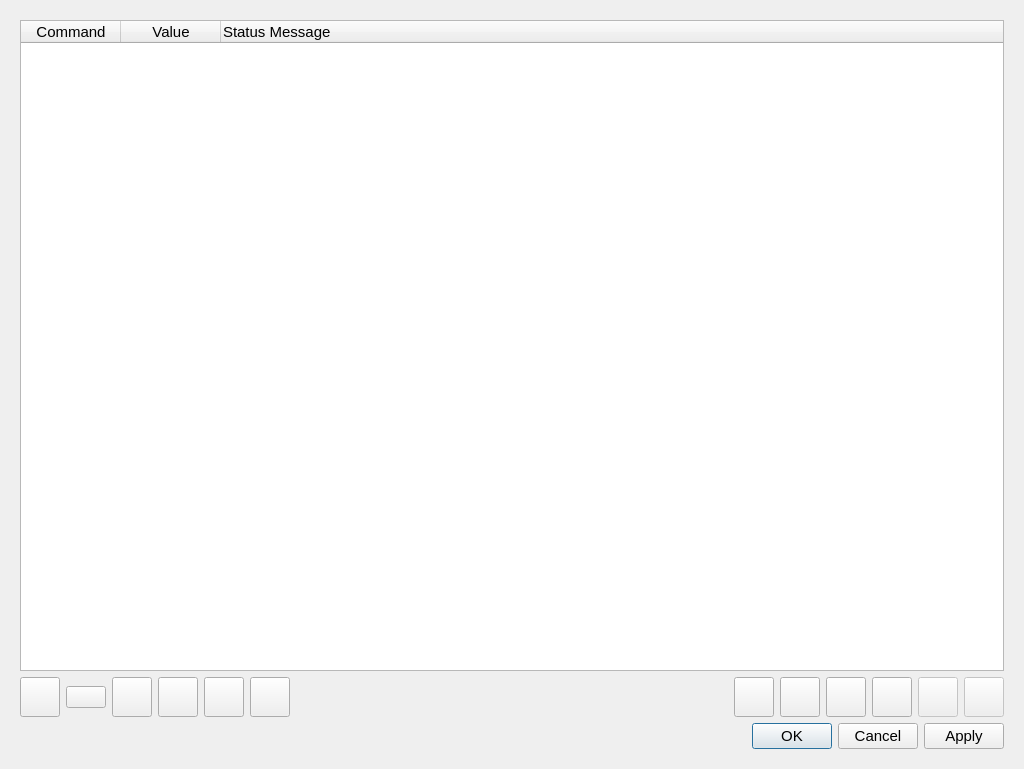
<?xml version="1.0" encoding="UTF-8"?>
<ui version="4.0">
 <author>Mauro Bellone</author>
 <class>Labonatip_protocol_editor</class>
 <widget class="QDialog" name="Labonatip_protocol_editor">
  <property name="windowModality">
   <enum>Qt::ApplicationModal</enum>
  </property>
  <property name="geometry">
   <rect>
    <x>0</x>
    <y>0</y>
    <width>1024</width>
    <height>769</height>
   </rect>
  </property>
  <property name="sizePolicy">
   <sizepolicy hsizetype="Expanding" vsizetype="Expanding">
    <horstretch>0</horstretch>
    <verstretch>0</verstretch>
   </sizepolicy>
  </property>
  <property name="minimumSize">
   <size>
    <width>100</width>
    <height>100</height>
   </size>
  </property>
  <property name="windowTitle">
   <string>Protocol editor</string>
  </property>
  <property name="modal">
   <bool>true</bool>
  </property>
  <layout class="QGridLayout" name="gridLayout_3">
   <item row="0" column="0">
    <widget class="QScrollArea" name="scrollArea">
     <property name="sizePolicy">
      <sizepolicy hsizetype="Expanding" vsizetype="Expanding">
       <horstretch>0</horstretch>
       <verstretch>0</verstretch>
      </sizepolicy>
     </property>
     <property name="minimumSize">
      <size>
       <width>200</width>
       <height>200</height>
      </size>
     </property>
     <property name="frameShape">
      <enum>QFrame::NoFrame</enum>
     </property>
     <property name="verticalScrollBarPolicy">
      <enum>Qt::ScrollBarAsNeeded</enum>
     </property>
     <property name="horizontalScrollBarPolicy">
      <enum>Qt::ScrollBarAsNeeded</enum>
     </property>
     <property name="widgetResizable">
      <bool>true</bool>
     </property>
     <widget class="QWidget" name="scrollAreaWidgetContents">
      <property name="geometry">
       <rect>
        <x>0</x>
        <y>0</y>
        <width>1006</width>
        <height>751</height>
       </rect>
      </property>
      <property name="sizePolicy">
       <sizepolicy hsizetype="Expanding" vsizetype="Expanding">
        <horstretch>0</horstretch>
        <verstretch>0</verstretch>
       </sizepolicy>
      </property>
      <property name="minimumSize">
       <size>
        <width>200</width>
        <height>200</height>
       </size>
      </property>
      <layout class="QGridLayout" name="gridLayout">
       <item row="1" column="10">
        <widget class="QPushButton" name="pushButton_moveDown">
         <property name="minimumSize">
          <size>
           <width>40</width>
           <height>40</height>
          </size>
         </property>
         <property name="maximumSize">
          <size>
           <width>40</width>
           <height>40</height>
          </size>
         </property>
         <property name="font">
          <font>
           <pointsize>12</pointsize>
           <weight>75</weight>
           <bold>true</bold>
          </font>
         </property>
         <property name="toolTip">
          <string>Move down</string>
         </property>
         <property name="statusTip">
          <string>Move down</string>
         </property>
         <property name="whatsThis">
          <string>Move down</string>
         </property>
         <property name="text">
          <string/>
         </property>
         <property name="icon">
          <iconset>
           <normaloff>icons/downArrow.png</normaloff>icons/downArrow.png</iconset>
         </property>
         <property name="iconSize">
          <size>
           <width>20</width>
           <height>20</height>
          </size>
         </property>
        </widget>
       </item>
       <item row="0" column="0" colspan="15">
        <widget class="QTreeWidget" name="treeWidget_macroTable">
         <property name="font">
          <font>
           <pointsize>11</pointsize>
          </font>
         </property>
         <property name="accessibleDescription">
          <string notr="true"/>
         </property>
         <property name="frameShadow">
          <enum>QFrame::Sunken</enum>
         </property>
         <property name="midLineWidth">
          <number>0</number>
         </property>
         <property name="autoScroll">
          <bool>true</bool>
         </property>
         <property name="editTriggers">
          <set>QAbstractItemView::CurrentChanged|QAbstractItemView::DoubleClicked|QAbstractItemView::EditKeyPressed|QAbstractItemView::SelectedClicked</set>
         </property>
         <property name="dragEnabled">
          <bool>false</bool>
         </property>
         <property name="dragDropMode">
          <enum>QAbstractItemView::NoDragDrop</enum>
         </property>
         <property name="defaultDropAction">
          <enum>Qt::MoveAction</enum>
         </property>
         <property name="alternatingRowColors">
          <bool>true</bool>
         </property>
         <property name="selectionMode">
          <enum>QAbstractItemView::SingleSelection</enum>
         </property>
         <property name="selectionBehavior">
          <enum>QAbstractItemView::SelectRows</enum>
         </property>
         <property name="textElideMode">
          <enum>Qt::ElideNone</enum>
         </property>
         <property name="animated">
          <bool>true</bool>
         </property>
         <property name="wordWrap">
          <bool>true</bool>
         </property>
         <property name="headerHidden">
          <bool>false</bool>
         </property>
         <property name="columnCount">
          <number>3</number>
         </property>
         <column>
          <property name="text">
           <string>Command</string>
          </property>
          <property name="textAlignment">
           <set>AlignCenter</set>
          </property>
         </column>
         <column>
          <property name="text">
           <string>Value</string>
          </property>
          <property name="textAlignment">
           <set>AlignCenter</set>
          </property>
         </column>
         <column>
          <property name="text">
           <string>Status Message</string>
          </property>
          <property name="toolTip">
           <string>The status message will be visualized in the status bar</string>
          </property>
          <property name="statusTip">
           <string>The status message will be visualized in the status bar</string>
          </property>
          <property name="whatsThis">
           <string>The status message will be visualized in the status bar</string>
          </property>
         </column>
        </widget>
       </item>
       <item row="1" column="14">
        <widget class="QPushButton" name="pushButton_becomeChild">
         <property name="enabled">
          <bool>false</bool>
         </property>
         <property name="maximumSize">
          <size>
           <width>40</width>
           <height>40</height>
          </size>
         </property>
         <property name="font">
          <font>
           <pointsize>12</pointsize>
           <weight>75</weight>
           <bold>true</bold>
          </font>
         </property>
         <property name="toolTip">
          <string>Level down</string>
         </property>
         <property name="statusTip">
          <string>Level down</string>
         </property>
         <property name="whatsThis">
          <string>Level down</string>
         </property>
         <property name="text">
          <string/>
         </property>
         <property name="icon">
          <iconset>
           <normaloff>icons/indent.png</normaloff>icons/indent.png</iconset>
         </property>
         <property name="iconSize">
          <size>
           <width>20</width>
           <height>20</height>
          </size>
         </property>
        </widget>
       </item>
       <item row="1" column="5">
        <widget class="QPushButton" name="pushButton_macroWizard">
         <property name="minimumSize">
          <size>
           <width>40</width>
           <height>40</height>
          </size>
         </property>
         <property name="maximumSize">
          <size>
           <width>40</width>
           <height>40</height>
          </size>
         </property>
         <property name="toolTip">
          <string>Start new macro using wizard</string>
         </property>
         <property name="text">
          <string/>
         </property>
         <property name="icon">
          <iconset>
           <normaloff>icons/wand.png</normaloff>icons/wand.png</iconset>
         </property>
         <property name="iconSize">
          <size>
           <width>30</width>
           <height>30</height>
          </size>
         </property>
        </widget>
       </item>
       <item row="1" column="13">
        <widget class="QPushButton" name="pushButton_becomeParent">
         <property name="enabled">
          <bool>false</bool>
         </property>
         <property name="maximumSize">
          <size>
           <width>40</width>
           <height>40</height>
          </size>
         </property>
         <property name="font">
          <font>
           <pointsize>12</pointsize>
           <weight>75</weight>
           <bold>true</bold>
          </font>
         </property>
         <property name="toolTip">
          <string>Level up</string>
         </property>
         <property name="statusTip">
          <string>Level up</string>
         </property>
         <property name="whatsThis">
          <string>Level up</string>
         </property>
         <property name="text">
          <string/>
         </property>
         <property name="icon">
          <iconset>
           <normaloff>icons/indentUp.png</normaloff>icons/indentUp.png</iconset>
         </property>
         <property name="iconSize">
          <size>
           <width>20</width>
           <height>20</height>
          </size>
         </property>
        </widget>
       </item>
       <item row="1" column="7">
        <spacer name="horizontalSpacer_2">
         <property name="orientation">
          <enum>Qt::Horizontal</enum>
         </property>
         <property name="sizeHint" stdset="0">
          <size>
           <width>40</width>
           <height>20</height>
          </size>
         </property>
        </spacer>
       </item>
       <item row="1" column="9">
        <widget class="QPushButton" name="pushButton_moveUp">
         <property name="minimumSize">
          <size>
           <width>40</width>
           <height>40</height>
          </size>
         </property>
         <property name="maximumSize">
          <size>
           <width>40</width>
           <height>40</height>
          </size>
         </property>
         <property name="font">
          <font>
           <pointsize>12</pointsize>
           <weight>75</weight>
           <bold>true</bold>
          </font>
         </property>
         <property name="toolTip">
          <string>Move up</string>
         </property>
         <property name="statusTip">
          <string>Move up</string>
         </property>
         <property name="whatsThis">
          <string>Move up</string>
         </property>
         <property name="text">
          <string/>
         </property>
         <property name="icon">
          <iconset>
           <normaloff>icons/upArrow.png</normaloff>icons/upArrow.png</iconset>
         </property>
         <property name="iconSize">
          <size>
           <width>20</width>
           <height>20</height>
          </size>
         </property>
        </widget>
       </item>
       <item row="1" column="4">
        <widget class="QPushButton" name="pushButton_clearCommands">
         <property name="minimumSize">
          <size>
           <width>40</width>
           <height>40</height>
          </size>
         </property>
         <property name="maximumSize">
          <size>
           <width>40</width>
           <height>40</height>
          </size>
         </property>
         <property name="font">
          <font>
           <pointsize>12</pointsize>
           <weight>75</weight>
           <bold>true</bold>
          </font>
         </property>
         <property name="toolTip">
          <string>Clear all commands</string>
         </property>
         <property name="statusTip">
          <string>Clear all commands</string>
         </property>
         <property name="whatsThis">
          <string>Clear all commands</string>
         </property>
         <property name="text">
          <string/>
         </property>
         <property name="icon">
          <iconset>
           <normaloff>icons/clearAll.png</normaloff>icons/clearAll.png</iconset>
         </property>
         <property name="iconSize">
          <size>
           <width>30</width>
           <height>30</height>
          </size>
         </property>
        </widget>
       </item>
       <item row="1" column="1">
        <widget class="QPushButton" name="pushButton_duplicateLine">
         <property name="toolTip">
          <string>duplicate command</string>
         </property>
         <property name="statusTip">
          <string>duplicate command</string>
         </property>
         <property name="whatsThis">
          <string>duplicate command</string>
         </property>
         <property name="text">
          <string/>
         </property>
         <property name="icon">
          <iconset>
           <normaloff>icons/duplicate.png</normaloff>icons/duplicate.png</iconset>
         </property>
         <property name="iconSize">
          <size>
           <width>30</width>
           <height>30</height>
          </size>
         </property>
        </widget>
       </item>
       <item row="1" column="0">
        <widget class="QPushButton" name="pushButton_addMacroCommand">
         <property name="minimumSize">
          <size>
           <width>40</width>
           <height>40</height>
          </size>
         </property>
         <property name="maximumSize">
          <size>
           <width>40</width>
           <height>40</height>
          </size>
         </property>
         <property name="font">
          <font>
           <pointsize>12</pointsize>
           <weight>75</weight>
           <bold>true</bold>
          </font>
         </property>
         <property name="toolTip">
          <string>Add new command</string>
         </property>
         <property name="statusTip">
          <string>Add new command</string>
         </property>
         <property name="whatsThis">
          <string>Add new command</string>
         </property>
         <property name="text">
          <string/>
         </property>
         <property name="icon">
          <iconset>
           <normaloff>icons/plus.png</normaloff>icons/plus.png</iconset>
         </property>
         <property name="iconSize">
          <size>
           <width>20</width>
           <height>20</height>
          </size>
         </property>
        </widget>
       </item>
       <item row="1" column="3">
        <widget class="QPushButton" name="pushButton_removeMacroCommand">
         <property name="minimumSize">
          <size>
           <width>40</width>
           <height>40</height>
          </size>
         </property>
         <property name="maximumSize">
          <size>
           <width>40</width>
           <height>40</height>
          </size>
         </property>
         <property name="font">
          <font>
           <pointsize>12</pointsize>
           <weight>75</weight>
           <bold>true</bold>
          </font>
         </property>
         <property name="toolTip">
          <string>Remove command</string>
         </property>
         <property name="statusTip">
          <string>Remove command</string>
         </property>
         <property name="whatsThis">
          <string>Remove command</string>
         </property>
         <property name="text">
          <string/>
         </property>
         <property name="icon">
          <iconset>
           <normaloff>icons/minus.png</normaloff>icons/minus.png</iconset>
         </property>
         <property name="iconSize">
          <size>
           <width>25</width>
           <height>25</height>
          </size>
         </property>
        </widget>
       </item>
       <item row="1" column="2">
        <widget class="QPushButton" name="pushButton_plusIndent">
         <property name="minimumSize">
          <size>
           <width>40</width>
           <height>40</height>
          </size>
         </property>
         <property name="maximumSize">
          <size>
           <width>40</width>
           <height>40</height>
          </size>
         </property>
         <property name="toolTip">
          <string>Add new command in the loop</string>
         </property>
         <property name="statusTip">
          <string>Add new command in the loop</string>
         </property>
         <property name="whatsThis">
          <string>Add new command in the loop</string>
         </property>
         <property name="text">
          <string/>
         </property>
         <property name="icon">
          <iconset>
           <normaloff>icons/indentPlus.png</normaloff>icons/indentPlus.png</iconset>
         </property>
         <property name="iconSize">
          <size>
           <width>25</width>
           <height>25</height>
          </size>
         </property>
        </widget>
       </item>
       <item row="3" column="6" colspan="9">
        <widget class="QDialogButtonBox" name="buttonBox">
         <property name="font">
          <font>
           <pointsize>11</pointsize>
          </font>
         </property>
         <property name="standardButtons">
          <set>QDialogButtonBox::Apply|QDialogButtonBox::Cancel|QDialogButtonBox::Ok</set>
         </property>
        </widget>
       </item>
       <item row="1" column="11">
        <widget class="QPushButton" name="pushButton_saveMacro">
         <property name="minimumSize">
          <size>
           <width>40</width>
           <height>40</height>
          </size>
         </property>
         <property name="maximumSize">
          <size>
           <width>40</width>
           <height>40</height>
          </size>
         </property>
         <property name="font">
          <font>
           <pointsize>12</pointsize>
           <weight>50</weight>
           <bold>false</bold>
          </font>
         </property>
         <property name="text">
          <string/>
         </property>
         <property name="icon">
          <iconset>
           <normaloff>icons/save.png</normaloff>icons/save.png</iconset>
         </property>
         <property name="iconSize">
          <size>
           <width>25</width>
           <height>25</height>
          </size>
         </property>
        </widget>
       </item>
       <item row="1" column="12">
        <widget class="QPushButton" name="pushButton_loadMacro">
         <property name="minimumSize">
          <size>
           <width>40</width>
           <height>40</height>
          </size>
         </property>
         <property name="maximumSize">
          <size>
           <width>40</width>
           <height>40</height>
          </size>
         </property>
         <property name="font">
          <font>
           <pointsize>12</pointsize>
           <weight>50</weight>
           <bold>false</bold>
          </font>
         </property>
         <property name="text">
          <string/>
         </property>
         <property name="icon">
          <iconset>
           <normaloff>icons/open.png</normaloff>icons/open.png</iconset>
         </property>
         <property name="iconSize">
          <size>
           <width>25</width>
           <height>25</height>
          </size>
         </property>
        </widget>
       </item>
      </layout>
     </widget>
    </widget>
   </item>
  </layout>
 </widget>
 <resources>
  <include location="myResources.qrc"/>
 </resources>
 <connections/>
</ui>
